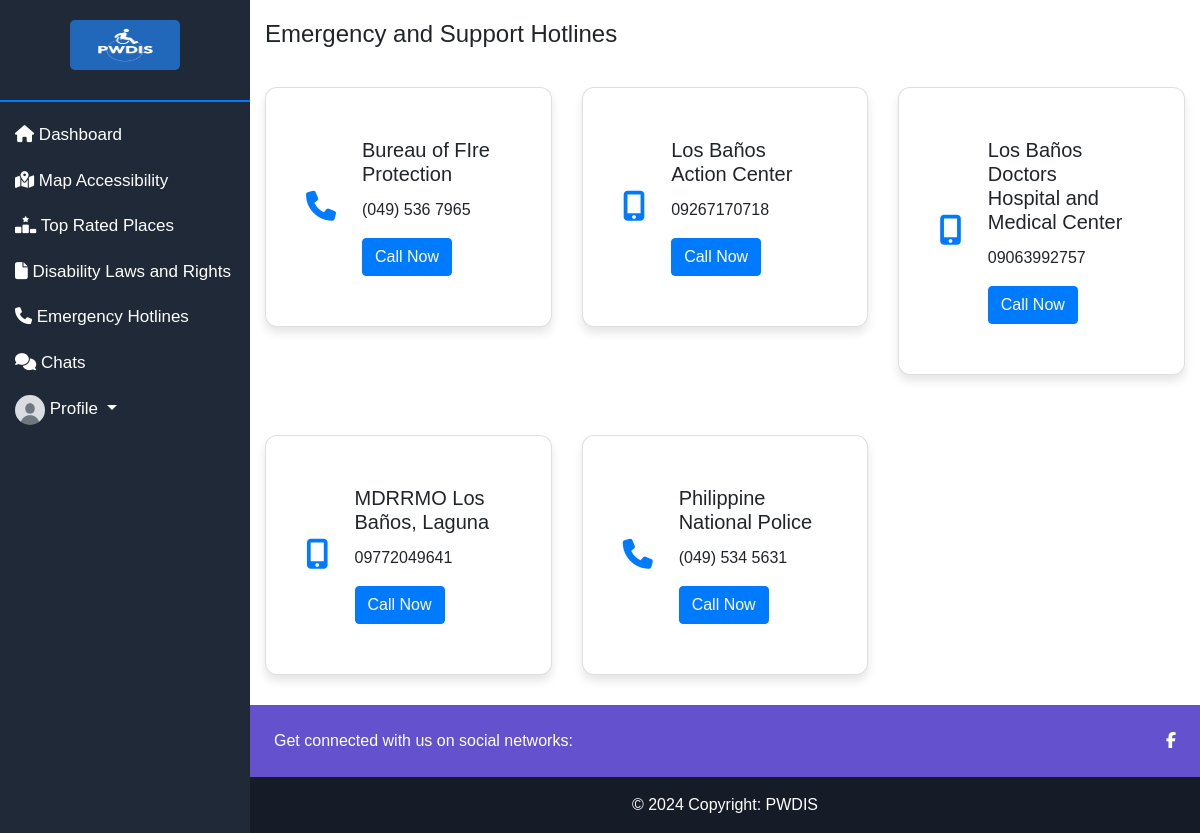
Page /hotlines.php (signed in) on the committed database.
### tables this page shows
CREATE TABLE `emergency_hotlines` (
  `id` int(11) NOT NULL,
  `title` varchar(255) NOT NULL,
  `number` varchar(20) NOT NULL
);

### hotlines.php (the view, shortened to what this page needs)
<?php
include('includes/config.php');
if (!isset($_SESSION['user_login'])) {
    header("Location: user_login.php");
    exit;
} else {
    $query = mysqli_query($con, "SELECT * FROM emergency_hotlines ORDER BY title ASC");
?>
    <!DOCTYPE html>
    <html lang="en">
    <head>
        <link href="vendor/bootstrap/css/bootstrap.min.css" rel="stylesheet">
        <link rel="stylesheet" href="https://cdnjs.cloudflare.com/ajax/libs/font-awesome/6.6.0/css/all.min.css" />
        <link href="css/sidebar.css" rel="stylesheet">
    </head>
    <body class="fixed-left">
        <?php include("includes/sidebar.php"); ?>
        <div id="main">
            <div id="wrapper1">
                <div class="content-page">
                    <div class="content">
                        <div class="container">
                            <div class="row">
                                <div class="col-12">
                                    <div class="page-title-box">
                                        <h4 class="page-title">Emergency and Support Hotlines</h4>
                                    </div>
                                </div>
                            </div>
                            <div class="row">
                                <?php
                                while ($row = mysqli_fetch_array($query)) {
                                    $hotlineNumber = htmlentities($row['number']);
                                    $isMobile = preg_match('/^0\d{10}$/', $hotlineNumber);
                                    $isLandline = preg_match('/^\d{3}\d{7}$/', $hotlineNumber);
                                    $iconClass = $isMobile ? 'fas fa-mobile-alt' : ($isLandline ? 'fas fa-phone' : 'fas fa-phone');
                                    $callLink = "tel:" . preg_replace('/[() ]/', '', $hotlineNumber);
                                    $formattedNumber = $isLandline ? '(' . substr($hotlineNumber, 0, 3) . ') ' . substr($hotlineNumber, 3, 3) . ' ' . substr($hotlineNumber, 6) : $hotlineNumber;
                                ?>
                                    <div class="col-md-6 col-lg-4 col-12">
                                        <div class="card hotline-card">
                                            <div class="card-body">
                                                <div class="d-flex align-items-center">
                                                    <div class="hotline-icon mr-3">
                                                        <i class="<?php echo $iconClass; ?>"></i>
                                                    </div>
                                                    <div class="hotline-details">
                                                        <h5 class="card-title"><?php echo htmlentities($row['title']); ?></h5>
                                                        <p class="card-text"><?php echo $formattedNumber; ?></p>
                                                        <a href="<?php echo $callLink; ?>" class="btn btn-primary">Call Now</a>
                                                    </div>
                                                </div>
                                            </div>
                                        </div>
                                    </div>
                                <?php } ?>
                            </div>
                        </div>
                    </div>
                    <?php include('includes/footer.php'); ?>
                </div>
            </div>
    </body>
    </html>
<?php } ?>

### css/sidebar.css (style rules this page uses)
body { font-family:"Poppins",sans-serif; }
.card-body { transition: background-color 0.3s ease; }
@media screen and (min-width: 961px) { #main { margin-left: 250px; transition: margin-left 0.5s; } }

### hotlines.php (style rules this page uses)
html, body { height: 100%; margin: 0; padding: 0; display: flex; flex-direction: column; }
.content-page { flex: 1; display: flex; flex-direction: column; min-height: 100vh; }
.hotline-card { margin-bottom: 30px; box-shadow: 0 6px 10px rgba(0, 0, 0, 0.1); border-radius: 12px; transition: 0.3s; padding: 20px; margin-top: 30px; }
.page-title { margin-top: 20px; }
.hotline-icon { font-size: 30px; color: #007bff; }
.hotline-details { padding: 10px; }

### rows in the picture
emergency_hotlines: title "Bureau of FIre Protection", number "(049) 536 7965"
emergency_hotlines: title "Los Baños Action Center", number "09267170718"
emergency_hotlines: title "Los Baños Doctors Hospital and Medical Center", number "09063992757"
emergency_hotlines: title "MDRRMO Los Baños, Laguna", number "09772049641"
emergency_hotlines: title "Philippine National Police", number "(049) 534 5631"
